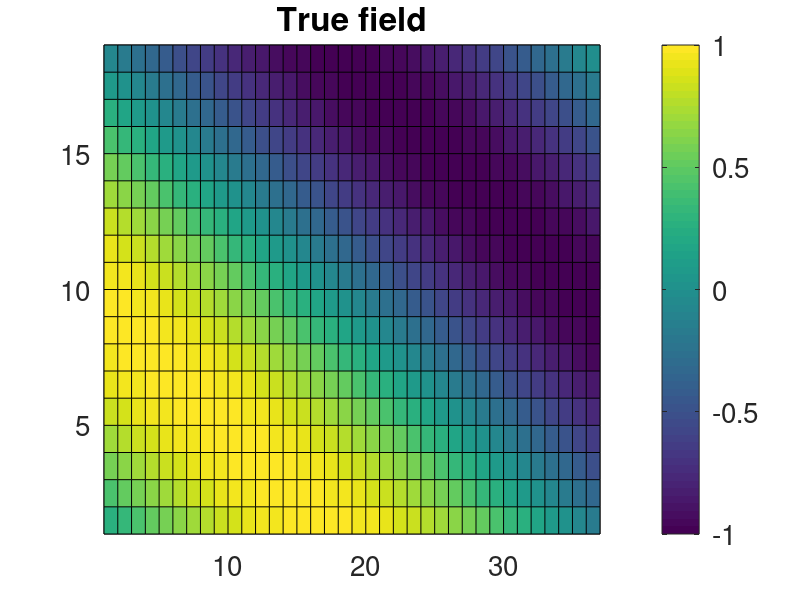
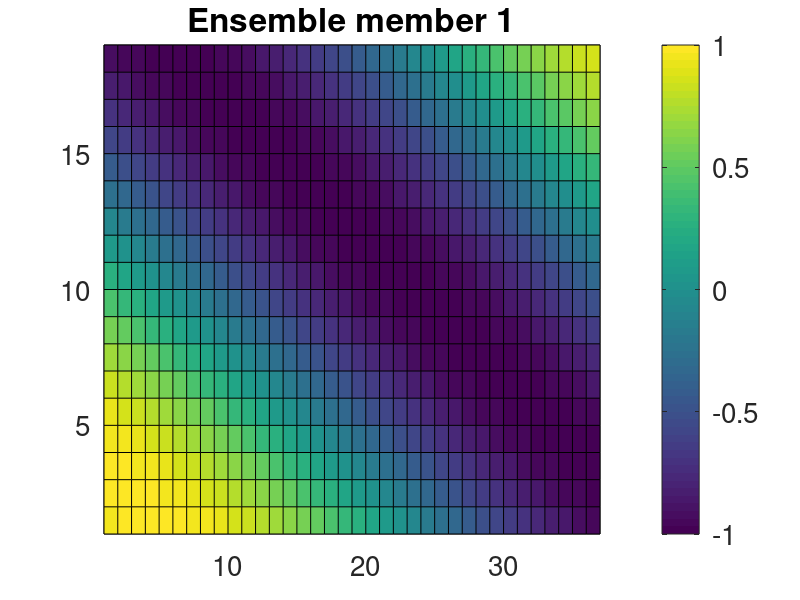
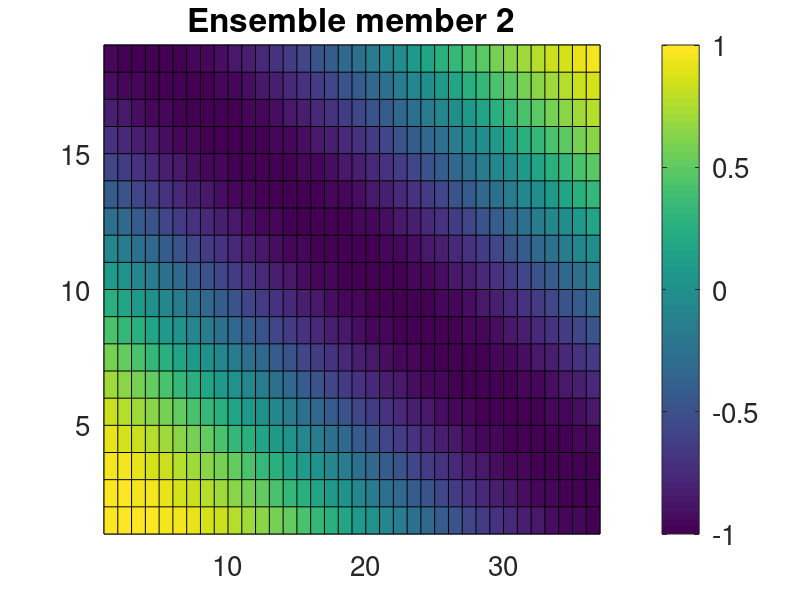
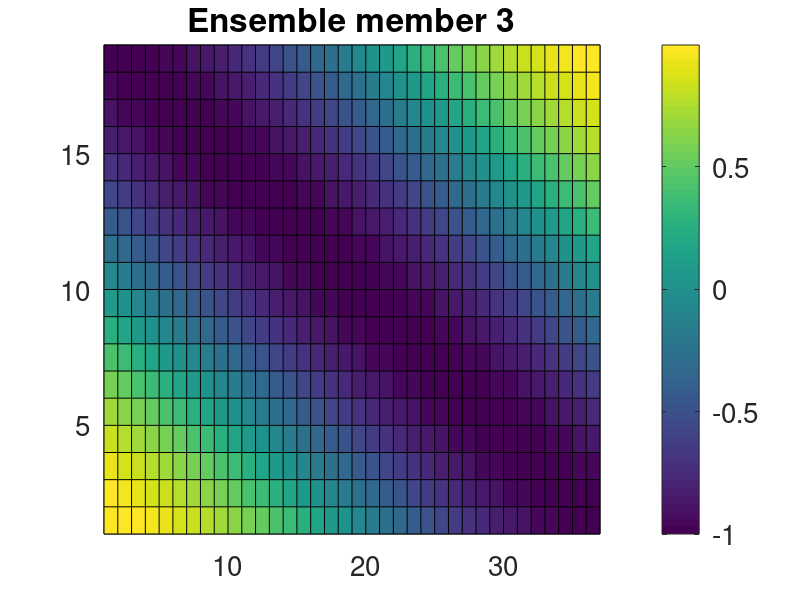

These charts were generated, in order, by the following MATLAB code:
% Script to generate files for the PDAF offline tutorial

dim_x = 36;         % Grid dimension in x-direction
dim_y = 18;         % Grid dimension in y-direction
dim_ens = 9;        % Maximum ensemble size
stddev_obs = 0.5;   % Observation error standard deviation
dxobs = 5;          % x-Grid spacing for observations type A
dyobs = 4;          % y-Grid spacing for observations type A
dxobsB = 11;        % x-Grid spacing for observations type B
dyobsB = 8;         % y-Grid spacing for observations type B
obsB_offsetx = -4;  % x-offset in position of observations type B
obsB_offsety = -2;  % y-offset in position of observations type B

dowrite = 1;        % 1 to write files

% Locations of observations not placed at grid points (x, y) - type C
obs_interp = [3.0 2.1; ...
     3.4 6.8; ...
     6.1 6.8; ...
     8.9 7.6; ...
     8.9 14.9; ...
     20.0 6.4; ...
     20.4 16.1; ...
     14.1 10.2; ...
     31.0 5.2; ...
     31.2 11.9; ...
     28.9 14.9];

% Reset random number generation
rng('default')

% True field
for j=1:dim_x
    for i=1:dim_y
        field(i,j) = sin(pi*(i/18+j/36));
    end
end


field_plot=zeros(dim_y+1, dim_x+1);
field_plot(1:dim_y,1:dim_x) = field;
figure
pcolor(field_plot)
set(gca,'fontsize',20)
cb=colorbar
set(cb,'fontsize',20)
title('True field','fontsize',24)


% Ensemble states
for k=1:dim_ens
    for j=1:dim_x
        for i=1:dim_y
            ens(i,j,k) = sin(pi*(i/18+j/36)+0.5*pi*(k+5)/dim_ens);
        end
    end
    figure
    field_plot=zeros(dim_y+1, dim_x+1);
    field_plot(1:dim_y,1:dim_x) = ens(:,:,k);
    pcolor(field_plot)
    set(gca,'fontsize',20)
    cb=colorbar
    set(cb,'fontsize',20)
    title(['Ensemble member ' num2str(k)],'fontsize',24)
end

figure
field_plot=zeros(dim_y+1, dim_x+1);
ensmean = mean(ens,3);
field_plot(1:dim_y,1:dim_x) = ensmean;
pcolor(field_plot)
set(gca,'fontsize',20)
cb=colorbar
set(cb,'fontsize',20)
title('Initial estimate (ensemble mean)','fontsize',24)

% Observations
obs_error = stddev_obs * randn(dim_y, dim_x);
full_obs = field + obs_error;

field_plot=zeros(dim_y+1, dim_x+1);
field_plot(1:dim_y,1:dim_x) = full_obs;
figure
pcolor(field_plot)
set(gca,'fontsize',20)
cb=colorbar
set(cb,'fontsize',20)
title('Perturbed true state','fontsize',24)

obs = zeros(dim_y, dim_x)-999;
for j=dxobs:dxobs:dim_x
    for i=dyobs:dyobs:dim_y
        obs(i,j) = full_obs(i,j);
    end
end

obsB = zeros(dim_y, dim_x)-999;
for j=dxobsB+obsB_offsetx:dxobsB:dim_x
    for i=dyobsB+obsB_offsety:dyobsB:dim_y
        obsB(i,j) = full_obs(i,j);
    end
end

field_plot=zeros(dim_y+1, dim_x+1);
field_plot(1:dim_y,1:dim_x) = obs;
figure
pcolor(field_plot)
set(gca,'fontsize',20)
cb=colorbar
set(cb,'fontsize',20)
title(['Type A: 28 Observations'],'fontsize',24)
set(gca,'clim',[-3 3])

field_plot=zeros(dim_y+1, dim_x+1);
field_plot(1:dim_y,1:dim_x) = obsB;
figure
pcolor(field_plot)
set(gca,'fontsize',20)
cb=colorbar
set(cb,'fontsize',20)
title(['Type B: 6 Observations'],'fontsize',24)
set(gca,'clim',[-3 3])

% Interpolated observations
iobs_error = stddev_obs * randn(length(obs_interp));
for i=1:length(obs_interp)
    % Get closted grid points
    gx(1) = floor(obs_interp(i,1));
    gx(2) = ceil(obs_interp(i,1));
    if gx(2)==gx(1)
        gx(2) = gx(2)+1;
    end
    gy(1) = floor(obs_interp(i,2));
    gy(2) = ceil(obs_interp(i,2));
    if gy(2)==gy(1)
        gy(2) = gy(2)+1;
    end

    % Compute interpolation coefficients
    denum = (gx(2)-gx(1))*(gy(2)-gy(1));
    icoeff(1) = (gx(2)-obs_interp(i,1))*(gy(2)-obs_interp(i,2))/denum;
    icoeff(2) = (obs_interp(i,1)-gx(1))*(gy(2)-obs_interp(i,2))/denum;
    icoeff(3) = (gx(2)-obs_interp(i,1))*(obs_interp(i,2)-gy(1))/denum;
    icoeff(4) = (obs_interp(i,1)-gx(1))*(obs_interp(i,2)-gy(1))/denum;

    % Interpolate
    iobs(i,1) = icoeff(1)*field(gy(1),gx(1))+icoeff(2)*field(gy(1),gx(2))+ ...
        icoeff(3)*field(gy(2),gx(1))+icoeff(4)*field(gy(2),gx(2));

    % Add error
    iobs(i,1) = iobs(i,1) + iobs_error(i);

    % Augment with coordinates
    iobs(i,2:3) = obs_interp(i,1:2);
end 

field_plot=zeros(dim_y+1, dim_x+1) - 999;
for i=1:length(obs_interp)
    field_plot(floor(obs_interp(i,2)),floor(obs_interp(i,1))) = iobs(i,1);
end
figure
pcolor(field_plot)
set(gca,'fontsize',20)
cb=colorbar;
set(cb,'fontsize',20)
title([num2str(length(obs_interp)) ' Obs. with bi-linear interpolation'],'fontsize',24)
set(gca,'clim',[-3 3])


%%%%%%%%%%%%%%%%%%% Write files

if dowrite == 1

    % True field
    fid = fopen('true.txt','w');
    for i=1:dim_y
        fprintf(fid,'%14.8f',field(i,:));
        fprintf(fid,'\n')
    end
    fclose(fid)


    % Observations - type A
    fid = fopen('obs.txt','w');
    for i=1:dim_y
        fprintf(fid,'%14.6f',obs(i,:));
        fprintf(fid,'\n')
    end
    fclose(fid)

    % Observations - type B
    fid = fopen('obsB.txt','w');
    for i=1:dim_y
        fprintf(fid,'%14.6f',obsB(i,:));
        fprintf(fid,'\n')
    end
    fclose(fid)

    % Interpolated observations
    fid = fopen(['obsC.txt'],'w');
    fprintf(fid,'%5i',length(obs_interp));
    fprintf(fid,'\n');
    for i=1:length(obs_interp)
        fprintf(fid,'%14.6f',iobs(i,:));
        fprintf(fid,'\n');
    end
    fclose(fid);

    % Ensemble
    for k=1:dim_ens
        fid = fopen(['ens_' num2str(k) '.txt'],'w');
        for i=1:dim_y
            fprintf(fid,'%14.8f',ens(i,:,k));
            fprintf(fid,'\n')
        end
        fclose(fid)
    end


    % Ensemble mean
    fid = fopen('state_ini.txt','w');
    for i=1:dim_y
        fprintf(fid,'%14.6f',ensmean(i,:));
        fprintf(fid,'\n')
    end
    fclose(fid)
end